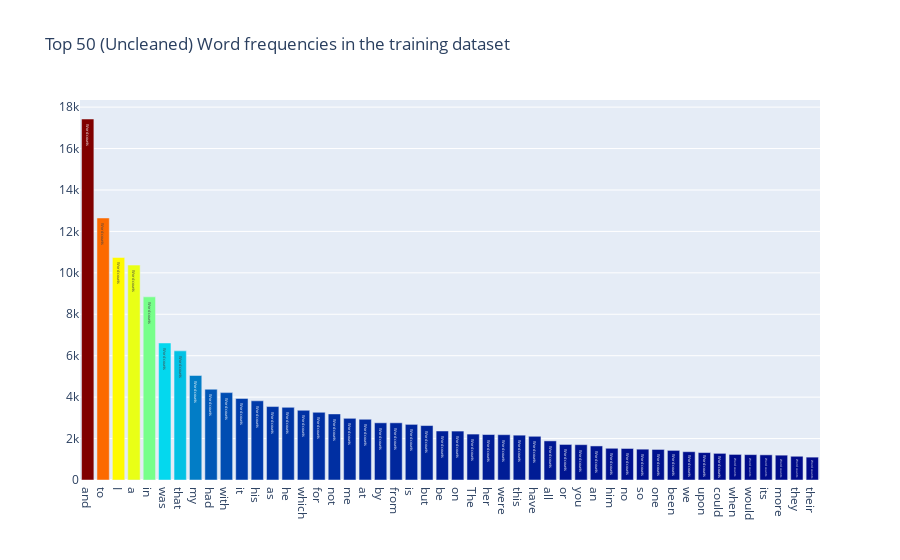

The cell this chart's notebook holds for it:
### Code cell
all_words = train['text'].str.split(expand=True).unstack().value_counts()
data = [go.Bar(
            x = all_words.index.values[2:50],
            y = all_words.values[2:50],
            marker= dict(colorscale='Jet',
                         color = all_words.values[2:100]
                        ),
            text='Word counts'
    )]

layout = go.Layout(
    title='Top 50 (Uncleaned) Word frequencies in the training dataset'
)

fig = go.Figure(data=data, layout=layout)

py.iplot(fig, filename='basic-bar')

### Figure 1 — Plotly figure (JSON) as saved in the notebook; plotly's stock layout.template omitted (floating-point values rounded to 4 significant figures)
{"data": [{"marker": {"color": [17426, 12648, 10743, 10374, 8841, 6614, 6234, 5045, 4382, 4219, 3936, 3823, 3545, 3507, 3365, 3268, 3190, 2978, 2932, 2761, 2761, 2685, 2628, 2366, 2362, 2217, 2195, 2187, 2164, 2110, 1889, 1716, 1706, 1644, 1531, 1522, 1488, 1475, 1430, 1366, 1324, 1286, 1235, 1225, 1215, 1199, 1146, 1104, 1056, 997, 985, 979, 960, 956, 935, 929, 926, 905, 896, 895, 893, 886, 856, 844, 808, 765, 759, 736, 723, 721, 714, 703, 699, 685, 684, 682, 657, 657, 642, 624, 611, 596, 595, 592, 591, 567, 566, 563, 563, 557, 556, 553, 552, 548, 544, 543, 543, 540], "colorscale": [[0, "rgb(0,0,131)"], [0.2, "rgb(0,60,170)"], [0.4, "rgb(5,255,255)"], [0.6, "rgb(255,255,0)"], [0.8, "rgb(250,0,0)"], [1, "rgb(128,0,0)"]]}, "text": "Word counts", "type": "bar", "x": ["and", "to", "I", "a", "in", "was", "that", "my", "had", "with", "it", "his", "as", "he", "which", "for", "not", "me", "at", "by", "from", "is", "but", "be", "on", "The", "her", "were", "this", "have", "all", "or", "you", "an", "him", "no", "so", "one", "been", "we", "upon", "could", "when", "would", "its", "more", "they", "their"], "y": [17426, 12648, 10743, 10374, 8841, 6614, 6234, 5045, 4382, 4219, 3936, 3823, 3545, 3507, 3365, 3268, 3190, 2978, 2932, 2761, 2761, 2685, 2628, 2366, 2362, 2217, 2195, 2187, 2164, 2110, 1889, 1716, 1706, 1644, 1531, 1522, 1488, 1475, 1430, 1366, 1324, 1286, 1235, 1225, 1215, 1199, 1146, 1104]}], "layout": {"title": {"text": "Top 50 (Uncleaned) Word frequencies in the training dataset"}}}
